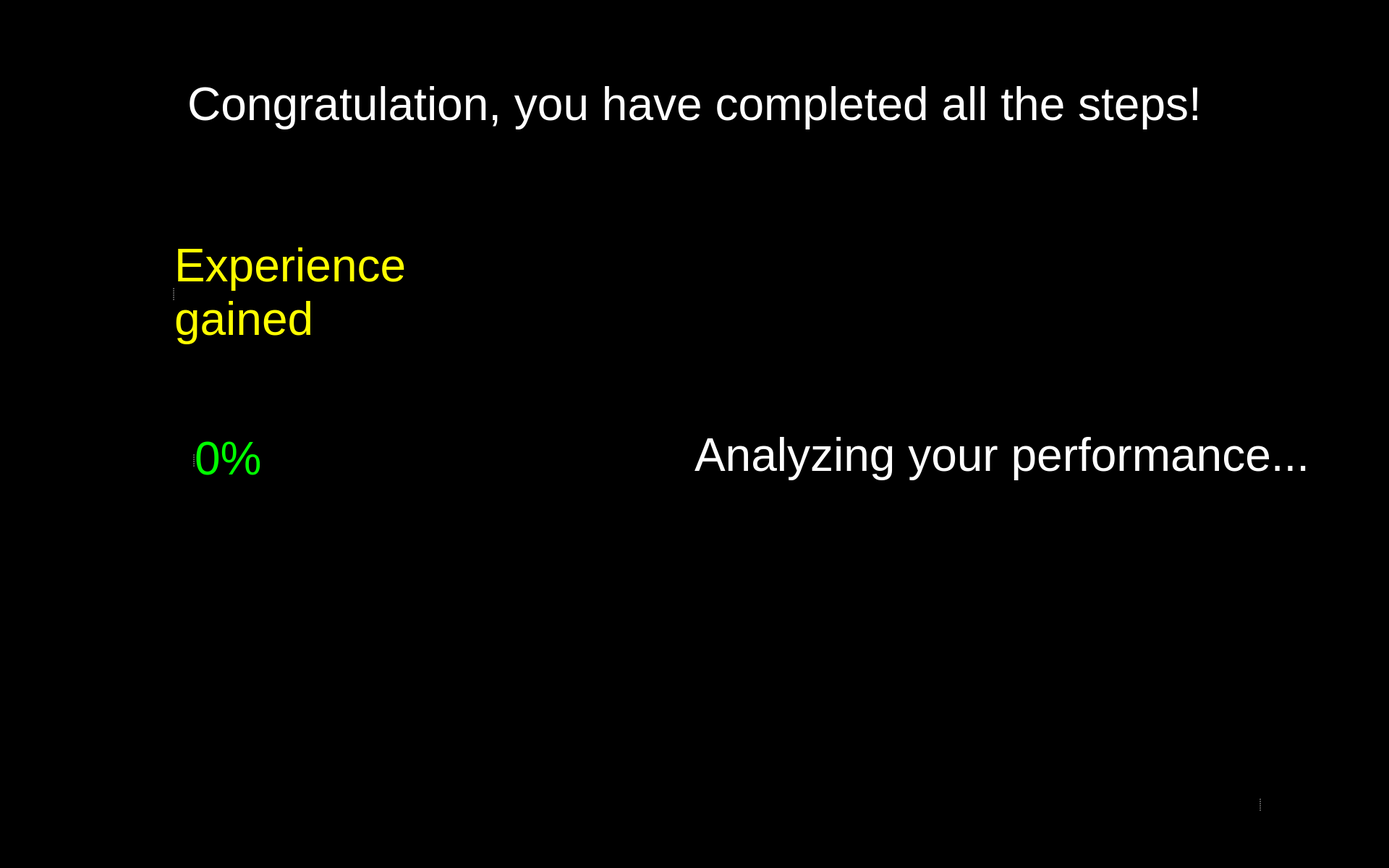
<?xml version="1.0" encoding="UTF-8"?>
<ui version="4.0">
 <class>FoodAssist</class>
 <widget class="QWidget" name="FoodAssist">
  <property name="windowModality">
   <enum>Qt::WindowModal</enum>
  </property>
  <property name="enabled">
   <bool>true</bool>
  </property>
  <property name="geometry">
   <rect>
    <x>0</x>
    <y>0</y>
    <width>1920</width>
    <height>1200</height>
   </rect>
  </property>
  <property name="sizePolicy">
   <sizepolicy hsizetype="Preferred" vsizetype="Preferred">
    <horstretch>0</horstretch>
    <verstretch>0</verstretch>
   </sizepolicy>
  </property>
  <property name="minimumSize">
   <size>
    <width>0</width>
    <height>0</height>
   </size>
  </property>
  <property name="maximumSize">
   <size>
    <width>1920</width>
    <height>1200</height>
   </size>
  </property>
  <property name="windowTitle">
   <string>Food Assist</string>
  </property>
  <property name="windowOpacity">
   <double>1.000000000000000</double>
  </property>
  <property name="styleSheet">
   <string notr="true">background-color: rgb(0, 0, 0);</string>
  </property>
  <widget class="QLabel" name="label_party">
   <property name="geometry">
    <rect>
     <x>800</x>
     <y>260</y>
     <width>300</width>
     <height>300</height>
    </rect>
   </property>
   <property name="text">
    <string/>
   </property>
   <property name="pixmap">
    <pixmap resource="resources/res.qrc">:/img/Partying Face.png</pixmap>
   </property>
   <property name="alignment">
    <set>Qt::AlignCenter</set>
   </property>
  </widget>
  <widget class="QLabel" name="label_text_2">
   <property name="geometry">
    <rect>
     <x>960</x>
     <y>550</y>
     <width>911</width>
     <height>161</height>
    </rect>
   </property>
   <property name="font">
    <font>
     <family>Arial</family>
     <pointsize>48</pointsize>
     <weight>9</weight>
     <italic>false</italic>
     <bold>false</bold>
    </font>
   </property>
   <property name="styleSheet">
    <string notr="true">font: 75 48pt &quot;Arial&quot;;
color: rgb(255, 255, 255);</string>
   </property>
   <property name="text">
    <string>Analyzing your performance...</string>
   </property>
   <property name="textFormat">
    <enum>Qt::RichText</enum>
   </property>
   <property name="alignment">
    <set>Qt::AlignLeading|Qt::AlignLeft|Qt::AlignVCenter</set>
   </property>
   <property name="wordWrap">
    <bool>true</bool>
   </property>
  </widget>
  <widget class="QPushButton" name="button_view">
   <property name="enabled">
    <bool>true</bool>
   </property>
   <property name="geometry">
    <rect>
     <x>800</x>
     <y>560</y>
     <width>150</width>
     <height>150</height>
    </rect>
   </property>
   <property name="minimumSize">
    <size>
     <width>81</width>
     <height>81</height>
    </size>
   </property>
   <property name="maximumSize">
    <size>
     <width>150</width>
     <height>150</height>
    </size>
   </property>
   <property name="cursor">
    <cursorShape>OpenHandCursor</cursorShape>
   </property>
   <property name="focusPolicy">
    <enum>Qt::WheelFocus</enum>
   </property>
   <property name="contextMenuPolicy">
    <enum>Qt::DefaultContextMenu</enum>
   </property>
   <property name="layoutDirection">
    <enum>Qt::LeftToRight</enum>
   </property>
   <property name="autoFillBackground">
    <bool>false</bool>
   </property>
   <property name="styleSheet">
    <string notr="true"/>
   </property>
   <property name="icon">
    <iconset resource="resources/res.qrc">
     <normaloff>:/buttons/Button View.svg</normaloff>:/buttons/Button View.svg</iconset>
   </property>
   <property name="iconSize">
    <size>
     <width>144</width>
     <height>144</height>
    </size>
   </property>
   <property name="autoDefault">
    <bool>false</bool>
   </property>
   <property name="default">
    <bool>false</bool>
   </property>
   <property name="flat">
    <bool>true</bool>
   </property>
  </widget>
  <widget class="QWidget" name="widget_2" native="true">
   <property name="geometry">
    <rect>
     <x>1559</x>
     <y>1030</y>
     <width>361</width>
     <height>161</height>
    </rect>
   </property>
   <property name="styleSheet">
    <string notr="true">background-color: rgb(0,0,0);</string>
   </property>
   <widget class="QSplitter" name="splitter_2">
    <property name="geometry">
     <rect>
      <x>6</x>
      <y>6</y>
      <width>351</width>
      <height>150</height>
     </rect>
    </property>
    <property name="frameShape">
     <enum>QFrame::NoFrame</enum>
    </property>
    <property name="frameShadow">
     <enum>QFrame::Plain</enum>
    </property>
    <property name="lineWidth">
     <number>0</number>
    </property>
    <property name="orientation">
     <enum>Qt::Horizontal</enum>
    </property>
    <property name="opaqueResize">
     <bool>false</bool>
    </property>
    <property name="handleWidth">
     <number>53</number>
    </property>
    <property name="childrenCollapsible">
     <bool>false</bool>
    </property>
    <widget class="QPushButton" name="button_restart">
     <property name="enabled">
      <bool>true</bool>
     </property>
     <property name="minimumSize">
      <size>
       <width>81</width>
       <height>81</height>
      </size>
     </property>
     <property name="maximumSize">
      <size>
       <width>150</width>
       <height>150</height>
      </size>
     </property>
     <property name="cursor">
      <cursorShape>OpenHandCursor</cursorShape>
     </property>
     <property name="focusPolicy">
      <enum>Qt::WheelFocus</enum>
     </property>
     <property name="contextMenuPolicy">
      <enum>Qt::DefaultContextMenu</enum>
     </property>
     <property name="layoutDirection">
      <enum>Qt::LeftToRight</enum>
     </property>
     <property name="autoFillBackground">
      <bool>false</bool>
     </property>
     <property name="styleSheet">
      <string notr="true"/>
     </property>
     <property name="icon">
      <iconset>
       <normaloff>resources/Button Restart.svg</normaloff>resources/Button Restart.svg</iconset>
     </property>
     <property name="iconSize">
      <size>
       <width>144</width>
       <height>144</height>
      </size>
     </property>
     <property name="autoDefault">
      <bool>false</bool>
     </property>
     <property name="default">
      <bool>false</bool>
     </property>
     <property name="flat">
      <bool>true</bool>
     </property>
    </widget>
    <widget class="QPushButton" name="button_exit">
     <property name="enabled">
      <bool>true</bool>
     </property>
     <property name="minimumSize">
      <size>
       <width>81</width>
       <height>81</height>
      </size>
     </property>
     <property name="maximumSize">
      <size>
       <width>150</width>
       <height>150</height>
      </size>
     </property>
     <property name="cursor">
      <cursorShape>OpenHandCursor</cursorShape>
     </property>
     <property name="focusPolicy">
      <enum>Qt::WheelFocus</enum>
     </property>
     <property name="contextMenuPolicy">
      <enum>Qt::DefaultContextMenu</enum>
     </property>
     <property name="icon">
      <iconset resource="resources/res.qrc">
       <normaloff>:/buttons/Button Exit.svg</normaloff>:/buttons/Button Exit.svg</iconset>
     </property>
     <property name="iconSize">
      <size>
       <width>144</width>
       <height>144</height>
      </size>
     </property>
     <property name="autoDefault">
      <bool>false</bool>
     </property>
     <property name="default">
      <bool>false</bool>
     </property>
     <property name="flat">
      <bool>true</bool>
     </property>
    </widget>
   </widget>
  </widget>
  <widget class="QLabel" name="label_text_1">
   <property name="geometry">
    <rect>
     <x>40</x>
     <y>20</y>
     <width>1840</width>
     <height>250</height>
    </rect>
   </property>
   <property name="font">
    <font>
     <family>Arial</family>
     <pointsize>48</pointsize>
     <weight>9</weight>
     <italic>false</italic>
     <bold>false</bold>
    </font>
   </property>
   <property name="styleSheet">
    <string notr="true">font: 75 48pt &quot;Arial&quot;;
color: rgb(255, 255, 255);</string>
   </property>
   <property name="text">
    <string>Congratulation, you have completed all the steps!</string>
   </property>
   <property name="textFormat">
    <enum>Qt::RichText</enum>
   </property>
   <property name="alignment">
    <set>Qt::AlignCenter</set>
   </property>
   <property name="wordWrap">
    <bool>true</bool>
   </property>
  </widget>
  <widget class="QWidget" name="widget_score" native="true">
   <property name="geometry">
    <rect>
     <x>230</x>
     <y>560</y>
     <width>500</width>
     <height>150</height>
    </rect>
   </property>
   <widget class="QSplitter" name="splitter_3">
    <property name="geometry">
     <rect>
      <x>0</x>
      <y>0</y>
      <width>500</width>
      <height>150</height>
     </rect>
    </property>
    <property name="orientation">
     <enum>Qt::Horizontal</enum>
    </property>
    <widget class="QLabel" name="score_flag">
     <property name="enabled">
      <bool>true</bool>
     </property>
     <property name="sizePolicy">
      <sizepolicy hsizetype="Preferred" vsizetype="Preferred">
       <horstretch>0</horstretch>
       <verstretch>0</verstretch>
      </sizepolicy>
     </property>
     <property name="maximumSize">
      <size>
       <width>150</width>
       <height>150</height>
      </size>
     </property>
     <property name="text">
      <string/>
     </property>
     <property name="pixmap">
      <pixmap resource="resources/res.qrc">:/img/Score Flag.svg</pixmap>
     </property>
    </widget>
    <widget class="QLabel" name="label_text_score">
     <property name="font">
      <font>
       <family>Arial</family>
       <pointsize>48</pointsize>
       <weight>9</weight>
       <italic>false</italic>
       <bold>false</bold>
      </font>
     </property>
     <property name="styleSheet">
      <string notr="true">font: 75 48pt &quot;Arial&quot;;
color: rgb(0, 255, 0);</string>
     </property>
     <property name="text">
      <string>0%</string>
     </property>
     <property name="textFormat">
      <enum>Qt::RichText</enum>
     </property>
     <property name="alignment">
      <set>Qt::AlignLeading|Qt::AlignLeft|Qt::AlignVCenter</set>
     </property>
     <property name="wordWrap">
      <bool>true</bool>
     </property>
    </widget>
   </widget>
  </widget>
  <widget class="QWidget" name="widget_xp" native="true">
   <property name="geometry">
    <rect>
     <x>230</x>
     <y>330</y>
     <width>500</width>
     <height>150</height>
    </rect>
   </property>
   <widget class="QSplitter" name="splitter">
    <property name="geometry">
     <rect>
      <x>0</x>
      <y>0</y>
      <width>500</width>
      <height>150</height>
     </rect>
    </property>
    <property name="orientation">
     <enum>Qt::Horizontal</enum>
    </property>
    <widget class="QLabel" name="xp_bolt">
     <property name="maximumSize">
      <size>
       <width>150</width>
       <height>150</height>
      </size>
     </property>
     <property name="text">
      <string/>
     </property>
     <property name="pixmap">
      <pixmap resource="resources/res.qrc">:/img/XP Bolt.svg</pixmap>
     </property>
    </widget>
    <widget class="QLabel" name="label_text_xp">
     <property name="font">
      <font>
       <family>Arial</family>
       <pointsize>48</pointsize>
       <weight>9</weight>
       <italic>false</italic>
       <bold>false</bold>
      </font>
     </property>
     <property name="styleSheet">
      <string notr="true">font: 75 48pt &quot;Arial&quot;;
color: rgb(255, 255, 0);</string>
     </property>
     <property name="text">
      <string>Experience gained</string>
     </property>
     <property name="textFormat">
      <enum>Qt::RichText</enum>
     </property>
     <property name="alignment">
      <set>Qt::AlignLeading|Qt::AlignLeft|Qt::AlignVCenter</set>
     </property>
     <property name="wordWrap">
      <bool>true</bool>
     </property>
    </widget>
   </widget>
  </widget>
  <zorder>label_text_1</zorder>
  <zorder>label_party</zorder>
  <zorder>button_view</zorder>
  <zorder>label_text_2</zorder>
  <zorder>widget_2</zorder>
  <zorder>widget_score</zorder>
  <zorder>widget_xp</zorder>
 </widget>
 <resources>
  <include location="resources/res.qrc"/>
 </resources>
 <connections/>
</ui>
